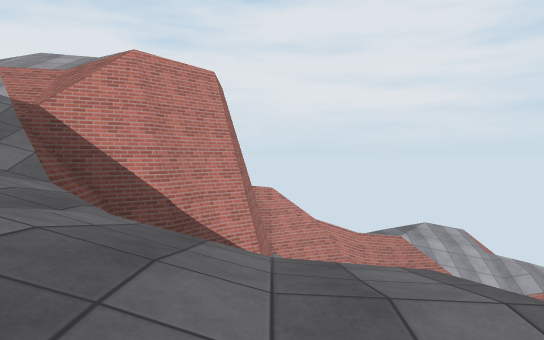
[1] (above)

16 first-person views from a walk through a 3-D level made in the Unity game engine. The camera is 1.5 m above the floor, tilts 2° down and sees 75° across. The floor is counted in squares, 2 m on a side. Each view is taken from the middle of a square. On the plan, view 1 faces up. The plan holds only what a view shows up to about 11 squares ahead; the rest is blank. The place goes on beyond the plan. The player character is not drawn. Surface patterns are stand-ins for the level's own textures.

[2]
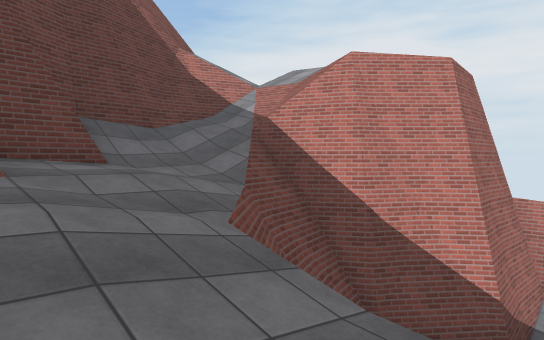

[3]
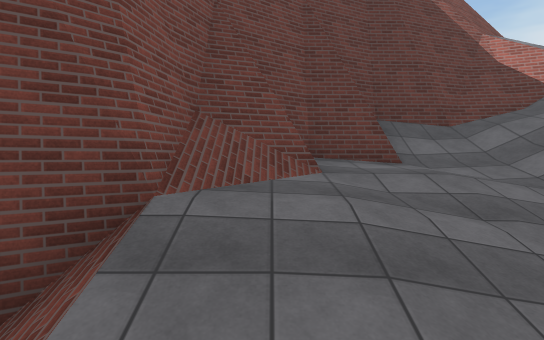

[4]
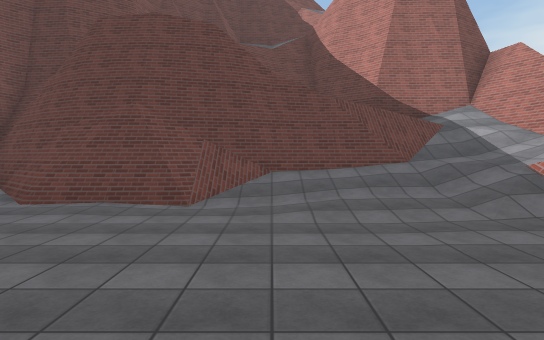

[5]
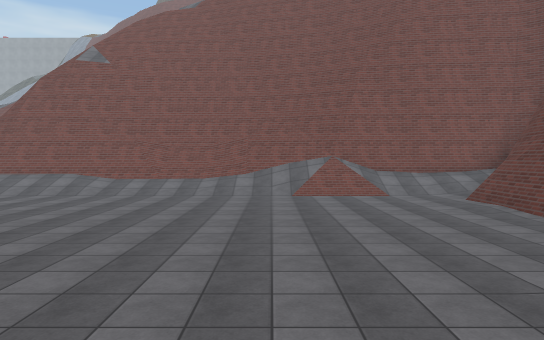

[6]
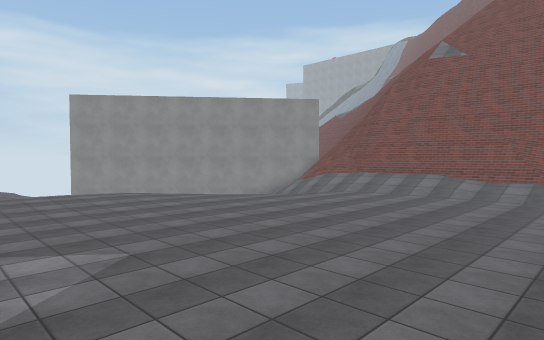

[7]
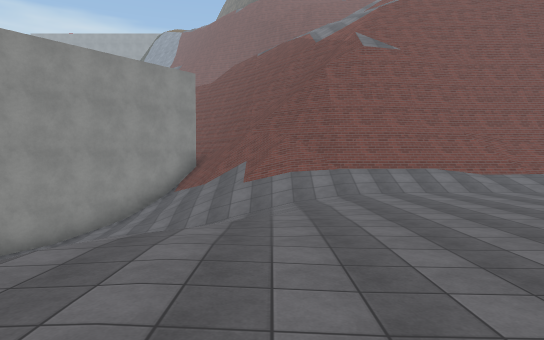

[8]
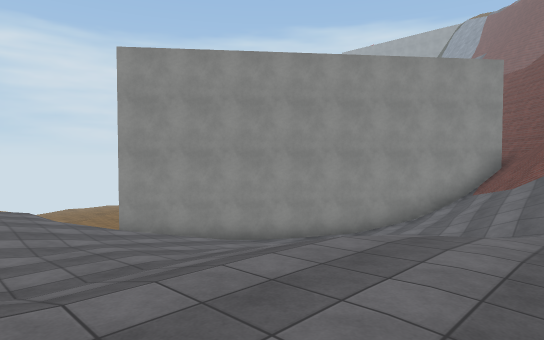

[9]
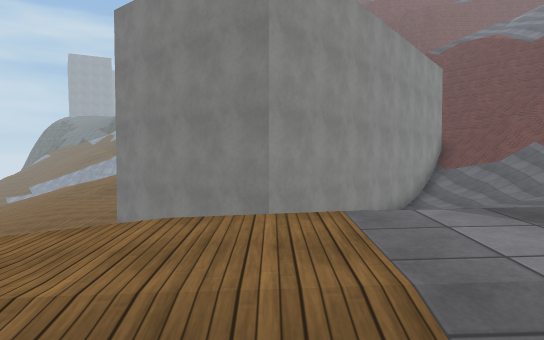

[10]
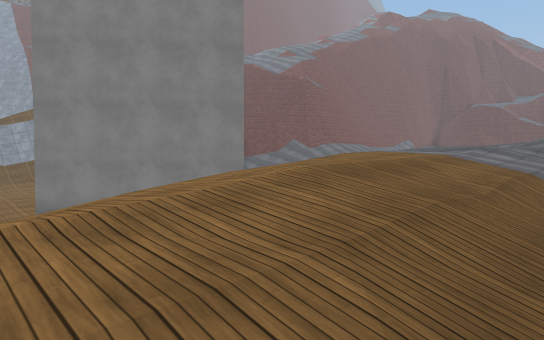

[11]
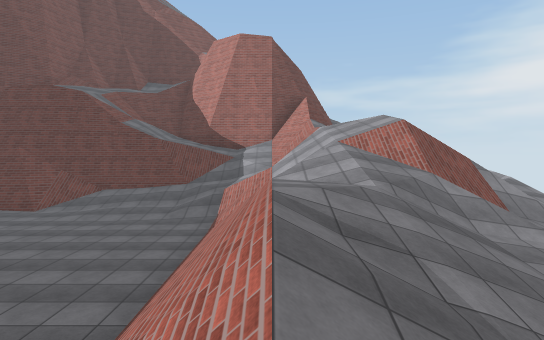

[12]
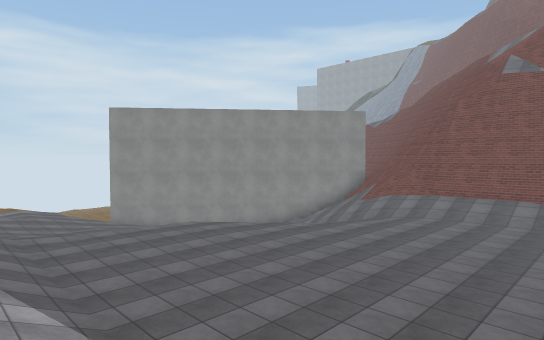

[13]
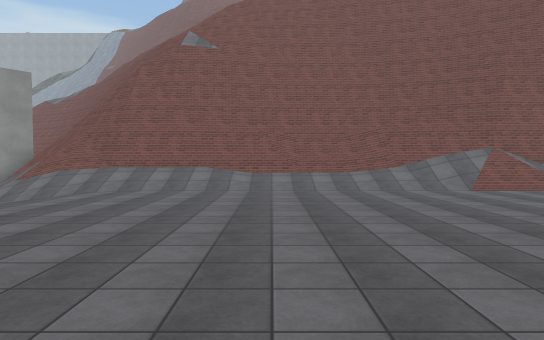

[14]
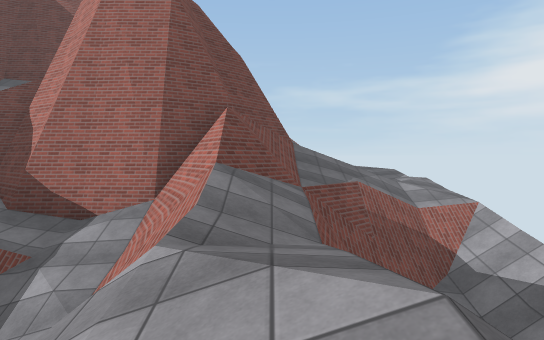

[15]
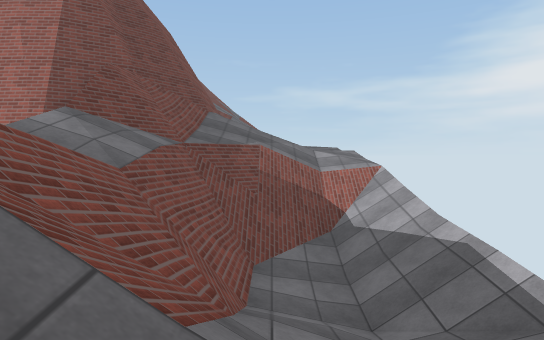

[16]
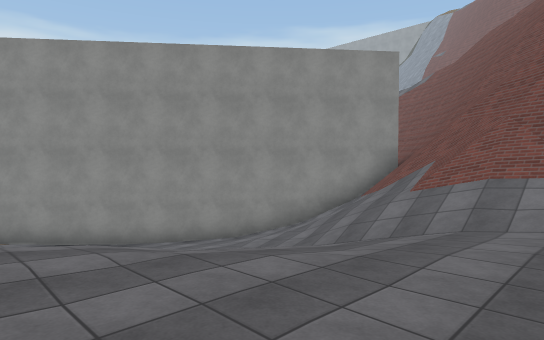

### Floor plan
Key: @ floor where view 1 was taken; # wall or solid block; . main floor; : floor 1.5 m higher than the main floor; - floor 1.5 m lower than the main floor; + floor 3.25 m higher than the main floor; _ floor 3.25 m lower than the main floor; * floor 4.75 m higher than the main floor; % floor 8 m higher than the main floor; & floor 9.5 m higher than the main floor; $ floor 14.5 m higher than the main floor; / step, stairs or slope; = window, fence, low wall or low ledge; ^ raised ledge; v drop or lower ground.
Columns run from 7 left of view 1 to 34 right of it. Each row starts with its distance up from view 1.
 15     /*/////://
 14     ///////  //
 13      ////://////
 12      //=###/////:/
 11    ###/#//**///////
 10     v####///////+///                 /////
  9    vvvv#=//////////// //      //////////-/
  8  =$$  v#/////////////////////...//....----
  7 /////v##////:............:::/..........--/
  6 =///vv#*/=/:.............:::.......
  5 ###//#/ /#/:.............::....--//
  4  ##//#  /#/:.............::./.--/
  3   #/&////#/................/  --   #/
  2   ##&%//%##:..............//     -###
  1   v##//%%v#:............../      -#  ##
  0     ###@vv#:............../ /---_##   ##
 -1       ##v#/.///........./////---##     ___
 -2        ##/////////:://////////-##      ___
 -3        ##  #####////#####/////##
 -4                ######v  ##////#
 -5                     vv   #^//##
 -6                           ####
 -7                          v###
 -8                          vv
 -9                          vv

Positions as (right, up) in squares from view 1, and headings:
1: (0, 0), facing up
2: (1, 1), facing up-left
3: (1, 1), facing left
4: (9, 4), facing left
5: (8, 8), facing down
6: (10, 8), facing down-right
7: (18, 7), facing down
8: (18, 7), facing down-right
9: (28, 9), facing down
10: (34, 10), facing down-left
11: (13, 9), facing left
12: (12, 9), facing down-right
13: (12, 7), facing down
14: (6, 11), facing left
15: (6, 13), facing left
16: (16, 4), facing down-right
